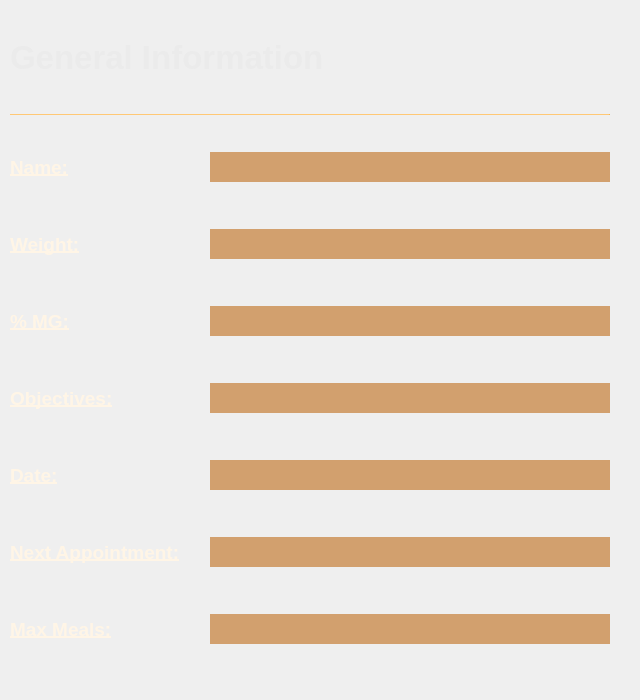
               <widget class="QFrame" name="frame_22">
                <property name="minimumSize">
                 <size>
                  <width>0</width>
                  <height>700</height>
                 </size>
                </property>
                <property name="maximumSize">
                 <size>
                  <width>1500</width>
                  <height>16777215</height>
                 </size>
                </property>
                <property name="frameShape">
                 <enum>QFrame::NoFrame</enum>
                </property>
                <property name="frameShadow">
                 <enum>QFrame::Raised</enum>
                </property>
                <layout class="QVBoxLayout" name="verticalLayout_5">
                 <property name="spacing">
                  <number>0</number>
                 </property>
                 <property name="leftMargin">
                  <number>10</number>
                 </property>
                 <property name="topMargin">
                  <number>0</number>
                 </property>
                 <property name="rightMargin">
                  <number>30</number>
                 </property>
                 <property name="bottomMargin">
                  <number>10</number>
                 </property>
                 <item>
                  <widget class="QLabel" name="label_14">
                   <property name="maximumSize">
                    <size>
                     <width>16777215</width>
                     <height>60</height>
                    </size>
                   </property>
                   <property name="font">
                    <font>
                     <pointsize>25</pointsize>
                     <bold>true</bold>
                    </font>
                   </property>
                   <property name="styleSheet">
                    <string notr="true">color: rgb(235, 235, 235);</string>
                   </property>
                   <property name="frameShape">
                    <enum>QFrame::NoFrame</enum>
                   </property>
                   <property name="lineWidth">
                    <number>0</number>
                   </property>
                   <property name="text">
                    <string>General Information</string>
                   </property>
                  </widget>
                 </item>
                 <item>
                  <widget class="Line" name="line">
                   <property name="sizePolicy">
                    <sizepolicy hsizetype="Preferred" vsizetype="Preferred">
                     <horstretch>0</horstretch>
                     <verstretch>0</verstretch>
                    </sizepolicy>
                   </property>
                   <property name="maximumSize">
                    <size>
                     <width>16777215</width>
                     <height>1</height>
                    </size>
                   </property>
                   <property name="styleSheet">
                    <string notr="true">background-color: rgb(240, 180, 90);</string>
                   </property>
                   <property name="lineWidth">
                    <number>1</number>
                   </property>
                   <property name="orientation">
                    <enum>Qt::Horizontal</enum>
                   </property>
                  </widget>
                 </item>
                 <item>
                  <widget class="QFrame" name="frame_15">
                   <property name="minimumSize">
                    <size>
                     <width>600</width>
                     <height>0</height>
                    </size>
                   </property>
                   <property name="maximumSize">
                    <size>
                     <width>16777215</width>
                     <height>50</height>
                    </size>
                   </property>
                   <property name="frameShape">
                    <enum>QFrame::NoFrame</enum>
                   </property>
                   <property name="frameShadow">
                    <enum>QFrame::Raised</enum>
                   </property>
                   <property name="lineWidth">
                    <number>0</number>
                   </property>
                   <layout class="QHBoxLayout" name="horizontalLayout_4">
                    <property name="spacing">
                     <number>0</number>
                    </property>
                    <property name="leftMargin">
                     <number>0</number>
                    </property>
                    <property name="topMargin">
                     <number>0</number>
                    </property>
                    <property name="rightMargin">
                     <number>0</number>
                    </property>
                    <property name="bottomMargin">
                     <number>0</number>
                    </property>
                    <item>
                     <widget class="QLabel" name="label_15">
                      <property name="minimumSize">
                       <size>
                        <width>200</width>
                        <height>0</height>
                       </size>
                      </property>
                      <property name="font">
                       <font>
                        <pointsize>14</pointsize>
                        <bold>true</bold>
                        <underline>true</underline>
                       </font>
                      </property>
                      <property name="styleSheet">
                       <string notr="true">color: rgb(255, 245, 230);</string>
                      </property>
                      <property name="text">
                       <string>Name:</string>
                      </property>
                      <property name="alignment">
                       <set>Qt::AlignJustify|Qt::AlignVCenter</set>
                      </property>
                     </widget>
                    </item>
                    <item>
                     <widget class="QLineEdit" name="line_name">
                      <property name="sizePolicy">
                       <sizepolicy hsizetype="Expanding" vsizetype="Expanding">
                        <horstretch>0</horstretch>
                        <verstretch>0</verstretch>
                       </sizepolicy>
                      </property>
                      <property name="minimumSize">
                       <size>
                        <width>300</width>
                        <height>0</height>
                       </size>
                      </property>
                      <property name="maximumSize">
                       <size>
                        <width>600</width>
                        <height>30</height>
                       </size>
                      </property>
                      <property name="font">
                       <font>
                        <pointsize>11</pointsize>
                       </font>
                      </property>
                      <property name="styleSheet">
                       <string notr="true">background-color: rgb(210, 160, 110);</string>
                      </property>
                      <property name="text">
                       <string/>
                      </property>
                      <property name="frame">
                       <bool>false</bool>
                      </property>
                     </widget>
                    </item>
                   </layout>
                  </widget>
                 </item>
                 <item>
                  <widget class="QFrame" name="frame_16">
                   <property name="minimumSize">
                    <size>
                     <width>600</width>
                     <height>0</height>
                    </size>
                   </property>
                   <property name="maximumSize">
                    <size>
                     <width>16777215</width>
                     <height>50</height>
                    </size>
                   </property>
                   <property name="frameShape">
                    <enum>QFrame::NoFrame</enum>
                   </property>
                   <property name="frameShadow">
                    <enum>QFrame::Raised</enum>
                   </property>
                   <property name="lineWidth">
                    <number>0</number>
                   </property>
                   <layout class="QHBoxLayout" name="horizontalLayout_19">
                    <property name="spacing">
                     <number>0</number>
                    </property>
                    <property name="leftMargin">
                     <number>0</number>
                    </property>
                    <property name="topMargin">
                     <number>0</number>
                    </property>
                    <property name="rightMargin">
                     <number>0</number>
                    </property>
                    <property name="bottomMargin">
                     <number>0</number>
                    </property>
                    <item>
                     <widget class="QLabel" name="label_16">
                      <property name="minimumSize">
                       <size>
                        <width>200</width>
                        <height>0</height>
                       </size>
                      </property>
                      <property name="font">
                       <font>
                        <pointsize>14</pointsize>
                        <bold>true</bold>
                        <underline>true</underline>
                       </font>
                      </property>
                      <property name="styleSheet">
                       <string notr="true">color: rgb(255, 245, 230);</string>
                      </property>
                      <property name="text">
                       <string>Weight:</string>
                      </property>
                      <property name="alignment">
                       <set>Qt::AlignJustify|Qt::AlignVCenter</set>
                      </property>
                     </widget>
                    </item>
                    <item>
                     <widget class="QLineEdit" name="line_weight">
                      <property name="sizePolicy">
                       <sizepolicy hsizetype="Expanding" vsizetype="Expanding">
                        <horstretch>0</horstretch>
                        <verstretch>0</verstretch>
                       </sizepolicy>
                      </property>
                      <property name="minimumSize">
                       <size>
                        <width>300</width>
                        <height>0</height>
                       </size>
                      </property>
                      <property name="maximumSize">
                       <size>
                        <width>600</width>
                        <height>30</height>
                       </size>
                      </property>
                      <property name="font">
                       <font>
                        <pointsize>11</pointsize>
                       </font>
                      </property>
                      <property name="styleSheet">
                       <string notr="true">background-color: rgb(210, 160, 110);</string>
                      </property>
                      <property name="frame">
                       <bool>false</bool>
                      </property>
                      <property name="cursorPosition">
                       <number>0</number>
                      </property>
                     </widget>
                    </item>
                   </layout>
                  </widget>
                 </item>
                 <item>
                  <widget class="QFrame" name="frame_17">
                   <property name="minimumSize">
                    <size>
                     <width>600</width>
                     <height>0</height>
                    </size>
                   </property>
                   <property name="maximumSize">
                    <size>
                     <width>16777215</width>
                     <height>50</height>
                    </size>
                   </property>
                   <property name="frameShape">
                    <enum>QFrame::NoFrame</enum>
                   </property>
                   <property name="frameShadow">
                    <enum>QFrame::Raised</enum>
                   </property>
                   <property name="lineWidth">
                    <number>0</number>
                   </property>
                   <layout class="QHBoxLayout" name="horizontalLayout_20">
                    <property name="spacing">
                     <number>0</number>
                    </property>
                    <property name="leftMargin">
                     <number>0</number>
                    </property>
                    <property name="topMargin">
                     <number>0</number>
                    </property>
                    <property name="rightMargin">
                     <number>0</number>
                    </property>
                    <property name="bottomMargin">
                     <number>0</number>
                    </property>
                    <item>
                     <widget class="QLabel" name="label_17">
                      <property name="minimumSize">
                       <size>
                        <width>200</width>
                        <height>0</height>
                       </size>
                      </property>
                      <property name="font">
                       <font>
                        <pointsize>14</pointsize>
                        <bold>true</bold>
                        <underline>true</underline>
                       </font>
                      </property>
                      <property name="styleSheet">
                       <string notr="true">color: rgb(255, 245, 230);</string>
                      </property>
                      <property name="text">
                       <string>% MG:</string>
                      </property>
                      <property name="alignment">
                       <set>Qt::AlignJustify|Qt::AlignVCenter</set>
                      </property>
                     </widget>
                    </item>
                    <item>
                     <widget class="QLineEdit" name="line_mg">
                      <property name="sizePolicy">
                       <sizepolicy hsizetype="Expanding" vsizetype="Expanding">
                        <horstretch>0</horstretch>
                        <verstretch>0</verstretch>
                       </sizepolicy>
                      </property>
                      <property name="minimumSize">
                       <size>
                        <width>300</width>
                        <height>0</height>
                       </size>
                      </property>
                      <property name="maximumSize">
                       <size>
                        <width>600</width>
                        <height>30</height>
                       </size>
                      </property>
                      <property name="font">
                       <font>
                        <pointsize>11</pointsize>
                       </font>
                      </property>
                      <property name="styleSheet">
                       <string notr="true">background-color: rgb(210, 160, 110);</string>
                      </property>
                      <property name="frame">
                       <bool>false</bool>
                      </property>
                      <property name="cursorPosition">
                       <number>0</number>
                      </property>
                     </widget>
                    </item>
                   </layout>
                  </widget>
                 </item>
                 <item>
                  <widget class="QFrame" name="frame_18">
                   <property name="minimumSize">
                    <size>
                     <width>600</width>
                     <height>0</height>
                    </size>
                   </property>
                   <property name="maximumSize">
                    <size>
                     <width>16777215</width>
                     <height>50</height>
                    </size>
                   </property>
                   <property name="frameShape">
                    <enum>QFrame::NoFrame</enum>
                   </property>
                   <property name="frameShadow">
                    <enum>QFrame::Raised</enum>
                   </property>
                   <property name="lineWidth">
                    <number>0</number>
                   </property>
                   <layout class="QHBoxLayout" name="horizontalLayout_21">
                    <property name="spacing">
                     <number>0</number>
                    </property>
                    <property name="leftMargin">
                     <number>0</number>
                    </property>
                    <property name="topMargin">
                     <number>0</number>
                    </property>
                    <property name="rightMargin">
                     <number>0</number>
                    </property>
                    <property name="bottomMargin">
                     <number>0</number>
                    </property>
                    <item>
                     <widget class="QLabel" name="label_18">
                      <property name="minimumSize">
                       <size>
                        <width>200</width>
                        <height>0</height>
                       </size>
                      </property>
                      <property name="font">
                       <font>
                        <pointsize>14</pointsize>
                        <bold>true</bold>
                        <underline>true</underline>
                       </font>
                      </property>
                      <property name="styleSheet">
                       <string notr="true">color: rgb(255, 245, 230);</string>
                      </property>
                      <property name="text">
                       <string>Objectives:</string>
                      </property>
                      <property name="alignment">
                       <set>Qt::AlignJustify|Qt::AlignVCenter</set>
                      </property>
                     </widget>
                    </item>
                    <item>
                     <widget class="QLineEdit" name="line_objectives">
                      <property name="sizePolicy">
                       <sizepolicy hsizetype="Expanding" vsizetype="Expanding">
                        <horstretch>0</horstretch>
                        <verstretch>0</verstretch>
                       </sizepolicy>
                      </property>
                      <property name="minimumSize">
                       <size>
                        <width>300</width>
                        <height>0</height>
                       </size>
                      </property>
                      <property name="maximumSize">
                       <size>
                        <width>600</width>
                        <height>30</height>
                       </size>
                      </property>
                      <property name="font">
                       <font>
                        <pointsize>11</pointsize>
                       </font>
                      </property>
                      <property name="styleSheet">
                       <string notr="true">background-color: rgb(210, 160, 110);</string>
                      </property>
                      <property name="text">
                       <string/>
                      </property>
                      <property name="frame">
                       <bool>false</bool>
                      </property>
                      <property name="cursorPosition">
                       <number>0</number>
                      </property>
                     </widget>
                    </item>
                   </layout>
                  </widget>
                 </item>
                 <item>
                  <widget class="QFrame" name="frame_19">
                   <property name="minimumSize">
                    <size>
                     <width>600</width>
                     <height>0</height>
                    </size>
                   </property>
                   <property name="maximumSize">
                    <size>
                     <width>16777215</width>
                     <height>50</height>
                    </size>
                   </property>
                   <property name="frameShape">
                    <enum>QFrame::NoFrame</enum>
                   </property>
                   <property name="frameShadow">
                    <enum>QFrame::Raised</enum>
                   </property>
                   <property name="lineWidth">
                    <number>0</number>
                   </property>
                   <layout class="QHBoxLayout" name="horizontalLayout_22">
                    <property name="spacing">
                     <number>0</number>
                    </property>
                    <property name="leftMargin">
                     <number>0</number>
                    </property>
                    <property name="topMargin">
                     <number>0</number>
                    </property>
                    <property name="rightMargin">
                     <number>0</number>
                    </property>
                    <property name="bottomMargin">
                     <number>0</number>
                    </property>
                    <item>
                     <widget class="QLabel" name="label_19">
                      <property name="minimumSize">
                       <size>
                        <width>200</width>
                        <height>0</height>
                       </size>
                      </property>
                      <property name="font">
                       <font>
                        <pointsize>14</pointsize>
                        <bold>true</bold>
                        <underline>true</underline>
                       </font>
                      </property>
                      <property name="styleSheet">
                       <string notr="true">color: rgb(255, 245, 230);</string>
                      </property>
                      <property name="text">
                       <string>Date:</string>
                      </property>
                      <property name="alignment">
                       <set>Qt::AlignJustify|Qt::AlignVCenter</set>
                      </property>
                     </widget>
                    </item>
                    <item>
                     <widget class="QLineEdit" name="line_date">
                      <property name="sizePolicy">
                       <sizepolicy hsizetype="Expanding" vsizetype="Expanding">
                        <horstretch>0</horstretch>
                        <verstretch>0</verstretch>
                       </sizepolicy>
                      </property>
                      <property name="minimumSize">
                       <size>
                        <width>300</width>
                        <height>0</height>
                       </size>
                      </property>
                      <property name="maximumSize">
                       <size>
                        <width>600</width>
                        <height>30</height>
                       </size>
                      </property>
                      <property name="font">
                       <font>
                        <pointsize>11</pointsize>
                       </font>
                      </property>
                      <property name="styleSheet">
                       <string notr="true">background-color: rgb(210, 160, 110);</string>
                      </property>
                      <property name="frame">
                       <bool>false</bool>
                      </property>
                      <property name="cursorPosition">
                       <number>0</number>
                      </property>
                     </widget>
                    </item>
                   </layout>
                  </widget>
                 </item>
                 <item>
                  <widget class="QFrame" name="frame_20">
                   <property name="minimumSize">
                    <size>
                     <width>600</width>
                     <height>0</height>
                    </size>
                   </property>
                   <property name="maximumSize">
                    <size>
                     <width>16777215</width>
                     <height>50</height>
                    </size>
                   </property>
                   <property name="frameShape">
                    <enum>QFrame::NoFrame</enum>
                   </property>
                   <property name="frameShadow">
                    <enum>QFrame::Raised</enum>
                   </property>
                   <property name="lineWidth">
                    <number>0</number>
                   </property>
                   <layout class="QHBoxLayout" name="horizontalLayout_23">
                    <property name="spacing">
                     <number>0</number>
                    </property>
                    <property name="leftMargin">
                     <number>0</number>
                    </property>
                    <property name="topMargin">
                     <number>0</number>
                    </property>
                    <property name="rightMargin">
                     <number>0</number>
                    </property>
                    <property name="bottomMargin">
                     <number>0</number>
                    </property>
                    <item>
                     <widget class="QLabel" name="label_20">
                      <property name="minimumSize">
                       <size>
                        <width>200</width>
                        <height>0</height>
                       </size>
                      </property>
                      <property name="font">
                       <font>
                        <pointsize>14</pointsize>
                        <bold>true</bold>
                        <underline>true</underline>
                       </font>
                      </property>
                      <property name="styleSheet">
                       <string notr="true">color: rgb(255, 245, 230);</string>
                      </property>
                      <property name="text">
                       <string>Next Appointment:</string>
                      </property>
                      <property name="alignment">
                       <set>Qt::AlignJustify|Qt::AlignVCenter</set>
                      </property>
                     </widget>
                    </item>
                    <item>
                     <widget class="QLineEdit" name="line_appoint">
                      <property name="sizePolicy">
                       <sizepolicy hsizetype="Expanding" vsizetype="Expanding">
                        <horstretch>0</horstretch>
                        <verstretch>0</verstretch>
                       </sizepolicy>
                      </property>
                      <property name="minimumSize">
                       <size>
                        <width>300</width>
                        <height>0</height>
                       </size>
                      </property>
                      <property name="maximumSize">
                       <size>
                        <width>600</width>
                        <height>30</height>
                       </size>
                      </property>
                      <property name="font">
                       <font>
                        <pointsize>11</pointsize>
                       </font>
                      </property>
                      <property name="styleSheet">
                       <string notr="true">background-color: rgb(210, 160, 110);</string>
                      </property>
                      <property name="frame">
                       <bool>false</bool>
                      </property>
                      <property name="cursorPosition">
                       <number>0</number>
                      </property>
                     </widget>
                    </item>
                   </layout>
                  </widget>
                 </item>
                 <item>
                  <widget class="QFrame" name="frame_21">
                   <property name="minimumSize">
                    <size>
                     <width>600</width>
                     <height>0</height>
                    </size>
                   </property>
                   <property name="maximumSize">
                    <size>
                     <width>16777215</width>
                     <height>50</height>
                    </size>
                   </property>
                   <property name="frameShape">
                    <enum>QFrame::NoFrame</enum>
                   </property>
                   <property name="frameShadow">
                    <enum>QFrame::Raised</enum>
                   </property>
                   <property name="lineWidth">
                    <number>0</number>
                   </property>
                   <layout class="QHBoxLayout" name="horizontalLayout_24">
                    <property name="spacing">
                     <number>0</number>
                    </property>
                    <property name="leftMargin">
                     <number>0</number>
                    </property>
                    <property name="topMargin">
                     <number>0</number>
                    </property>
                    <property name="rightMargin">
                     <number>0</number>
                    </property>
                    <property name="bottomMargin">
                     <number>0</number>
                    </property>
                    <item>
                     <widget class="QLabel" name="label_22">
                      <property name="minimumSize">
                       <size>
                        <width>200</width>
                        <height>0</height>
                       </size>
                      </property>
                      <property name="font">
                       <font>
                        <pointsize>14</pointsize>
                        <bold>true</bold>
                        <underline>true</underline>
                       </font>
                      </property>
                      <property name="styleSheet">
                       <string notr="true">color: rgb(255, 245, 230);</string>
                      </property>
                      <property name="text">
                       <string>Max Meals:</string>
                      </property>
                      <property name="alignment">
                       <set>Qt::AlignJustify|Qt::AlignVCenter</set>
                      </property>
                     </widget>
                    </item>
                    <item>
                     <widget class="QLineEdit" name="line_meals">
                      <property name="sizePolicy">
                       <sizepolicy hsizetype="Expanding" vsizetype="Expanding">
                        <horstretch>0</horstretch>
                        <verstretch>0</verstretch>
                       </sizepolicy>
                      </property>
                      <property name="minimumSize">
                       <size>
                        <width>300</width>
                        <height>0</height>
                       </size>
                      </property>
                      <property name="maximumSize">
                       <size>
                        <width>600</width>
                        <height>30</height>
                       </size>
                      </property>
                      <property name="font">
                       <font>
                        <pointsize>11</pointsize>
                       </font>
                      </property>
                      <property name="styleSheet">
                       <string notr="true">background-color: rgb(210, 160, 110);</string>
                      </property>
                      <property name="frame">
                       <bool>false</bool>
                      </property>
                      <property name="cursorPosition">
                       <number>0</number>
                      </property>
                     </widget>
                    </item>
                   </layout>
                  </widget>
                 </item>
                </layout>
               </widget>
